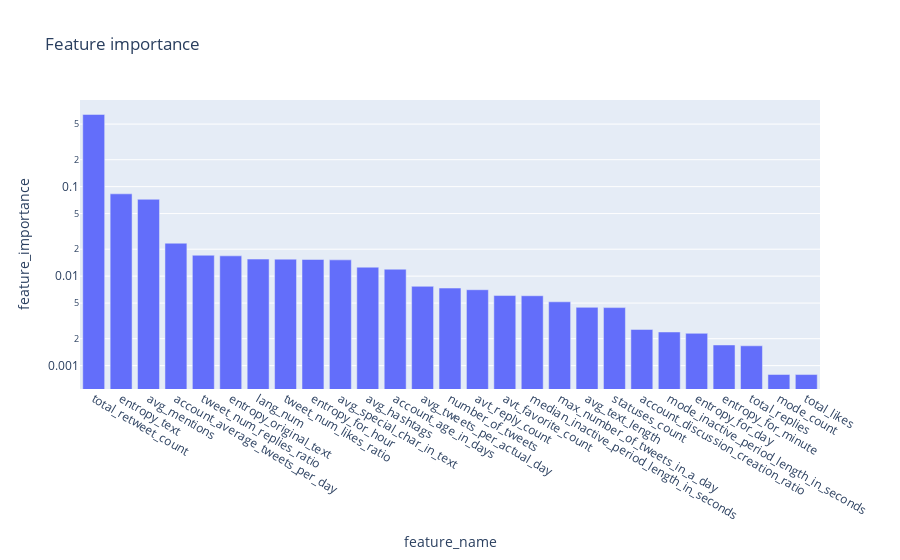

Write notebook code for a chart like this one.
### Markdown cell above
## Applying the Decision tree classification method and the K-fold cross validation

We split the dataset into K-folds. Starting with a typical K of 10.

### Code cell
fold_classify_and_plot1(df, label, cv=10, max_tree_depth=10, criterion="gini")

### Figure 1 — Plotly figure (JSON) as saved in the notebook; plotly's stock layout.template omitted (floating-point values rounded to 4 significant figures)
{"data": [{"alignmentgroup": "True", "hovertemplate": "feature_name=%{x}<br>feature_importance=%{y}<extra></extra>", "legendgroup": "", "marker": {"color": "#636efa", "pattern": {"shape": ""}}, "name": "", "offsetgroup": "", "orientation": "v", "showlegend": false, "textposition": "auto", "type": "bar", "x": ["total_retweet_count", "entropy_text", "avg_mentions", "account_average_tweets_per_day", "tweet_num_replies_ratio", "entropy_original_text", "lang_num", "tweet_num_likes_ratio", "entropy_for_hour", "avg_special_char_in_text", "avg_hashtags", "account_age_in_days", "avg_tweets_per_actual_day", "number_of_tweets", "avt_reply_count", "avt_favorite_count", "median_inactive_period_length_in_seconds", "max_number_of_tweets_in_a_day", "avg_text_length", "statuses_count", "account_discussion_creation_ratio", "mode_inactive_period_length_in_seconds", "entropy_for_day", "entropy_for_minute", "total_replies", "mode_count", "total_likes"], "xaxis": "x", "y": [0.6409, 0.08312, 0.07219, 0.02333, 0.01711, 0.01685, 0.01551, 0.01547, 0.01535, 0.0152, 0.01259, 0.01194, 0.007695, 0.007356, 0.007051, 0.006068, 0.006037, 0.005167, 0.004478, 0.00445, 0.002537, 0.002376, 0.002295, 0.001701, 0.001665, 0.0007962, 0.0007949], "yaxis": "y"}], "layout": {"barmode": "relative", "legend": {"tracegroupgap": 0}, "title": {"text": "Feature importance"}, "xaxis": {"anchor": "y", "domain": [0, 1], "title": {"text": "feature_name"}}, "yaxis": {"anchor": "x", "domain": [0, 1], "title": {"text": "feature_importance"}, "type": "log"}}}
